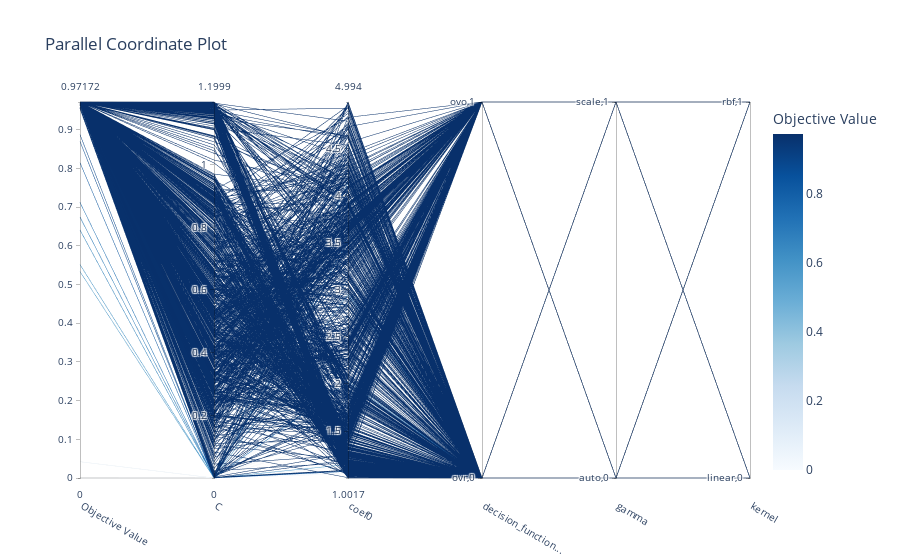

Here is the notebook cell this chart was saved with:
### Code cell
fig = optuna.visualization.plot_parallel_coordinate(study, params=['C','kernel', 'gamma', 'decision_function_shape','coef0'])
fig.show()

### Figure 1 — Plotly figure (JSON) as saved in the notebook; plotly's stock layout.template omitted (floating-point values rounded to 4 significant figures; data arrays with more than 128 entries replaced by an {"elided": "..."} marker saying what was removed)
{"data": [{"dimensions": [{"label": "Objective Value", "range": [0, 0.9717], "values": {"elided": "1000 float values"}}, {"label": "C", "range": [1.056e-07, 1.2], "values": {"elided": "1000 float values"}}, {"label": "coef0", "range": [1.002, 4.994], "values": {"elided": "1000 float values"}}, {"label": "decision_function...", "range": [0, 1], "ticktext": [["ovr", 0], ["ovo", 1]], "tickvals": [0, 1], "values": {"elided": "1000 int values"}}, {"label": "gamma", "range": [0, 1], "ticktext": [["auto", 0], ["scale", 1]], "tickvals": [0, 1], "values": {"elided": "1000 int values"}}, {"label": "kernel", "range": [0, 1], "ticktext": [["linear", 0], ["rbf", 1]], "tickvals": [0, 1], "values": {"elided": "1000 int values"}}], "labelangle": 30, "labelside": "bottom", "line": {"color": {"elided": "1000 float values"}, "colorbar": {"title": {"text": "Objective Value"}}, "colorscale": [[0, "rgb(247,251,255)"], [0.125, "rgb(222,235,247)"], [0.25, "rgb(198,219,239)"], [0.375, "rgb(158,202,225)"], [0.5, "rgb(107,174,214)"], [0.625, "rgb(66,146,198)"], [0.75, "rgb(33,113,181)"], [0.875, "rgb(8,81,156)"], [1, "rgb(8,48,107)"]], "reversescale": false, "showscale": true}, "type": "parcoords"}], "layout": {"title": {"text": "Parallel Coordinate Plot"}}}
